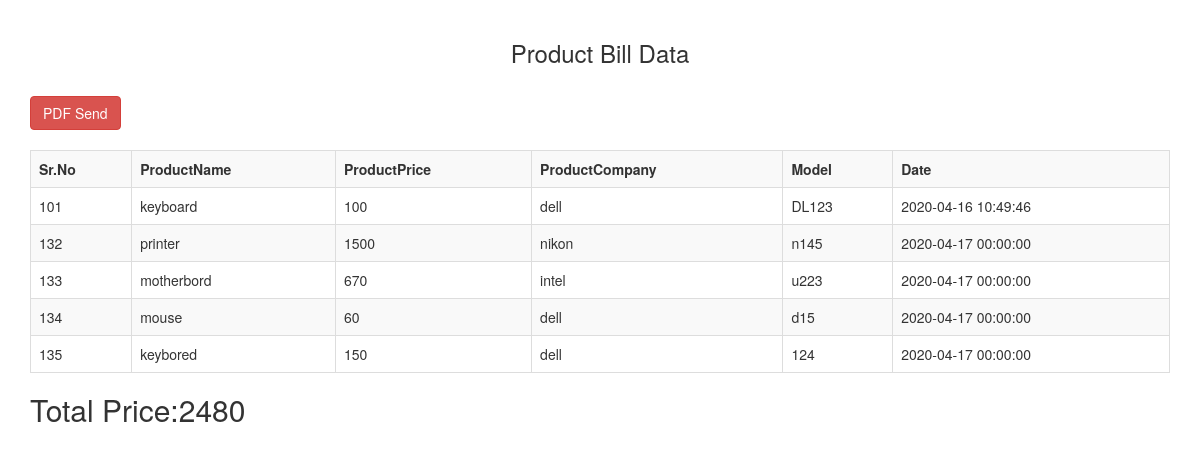
The app's page /mail.php with its own data.
### tables this page shows
CREATE TABLE `product` (
  `id` int(11) NOT NULL,
  `prod_name` varchar(255) NOT NULL,
  `prod_price` varchar(20) NOT NULL,
  `prod_company` varchar(255) NOT NULL,
  `prod_model` varchar(255) NOT NULL,
  `prod_date` datetime NOT NULL
);

### mail.php (the view, shortened to what this page needs)
<?php
$message = '';
$connect = new PDO("mysql:host=localhost;dbname=userlogin", "root", "");
function fetch_customer_data($connect)
{
	$query = "SELECT * FROM product";
	$statement = $connect->prepare($query);
	$statement->execute();
	$result = $statement->fetchAll();
	$query1 = "SELECT SUM(prod_price) as total FROM product";
	$statement1 = $connect->prepare($query1);
	$statement1->execute();
	$result2 = $statement1->fetchAll();
	$sum=$result2[0]['total'];
	$output = '
	<div class="table-responsive">
		<table class="table table-striped table-bordered">
			<tr>
				<th>Sr.No</th>
				<th>ProductName</th>
				<th>ProductPrice</th>
				<th>ProductCompany</th>
				<th>Model</th>
				<th>Date</th>
			</tr>
	';
	foreach($result as $row)
	{
		$output .= '
			<tr>
				<td>'.$row["id"].'</td>
				<td>'.$row["prod_name"].'</td>
				<td>'.$row["prod_price"].'</td>
				<td>'.$row["prod_company"].'</td>
				<td>'.$row["prod_model"].'</td>
				<td>'.$row["prod_date"].'</td>
			</tr>
		';
	}
	$output .= '
		</table>
		<h2>Total Price:'. $sum.'</h2>
	</div>
	';
	return $output;
}
?>
<!DOCTYPE html>
<html>
	<head>
		<link rel="stylesheet" href="bootstrap.min.css" />
	</head>
	<body>
		<br />
		<div class="container">
			<h3 align="center">Product Bill Data</h3>
			<br />
			<form method="post">
				<input type="submit" name="action" class="btn btn-danger" value="PDF Send" /><?php echo $message; ?>
			</form>
			<br />
			<?php
			echo fetch_customer_data($connect);
			?>
		</div>
		<br />
		<br />
	</body>
</html>

### records on screen
product: id "101", prod_name "keyboard", prod_price "100", prod_company "dell", prod_model "DL123", prod_date "2020-04-16 10:49:46"
product: id "132", prod_name "printer", prod_price "1500", prod_company "nikon", prod_model "n145", prod_date "2020-04-17 00:00:00"
product: id "133", prod_name "motherbord", prod_price "670", prod_company "intel", prod_model "u223", prod_date "2020-04-17 00:00:00"
product: id "134", prod_name "mouse", prod_price "60", prod_company "dell", prod_model "d15", prod_date "2020-04-17 00:00:00"
product: id "135", prod_name "keybored", prod_price "150", prod_company "dell", prod_model "124", prod_date "2020-04-17 00:00:00"

### other values on screen
$sum "2480"
